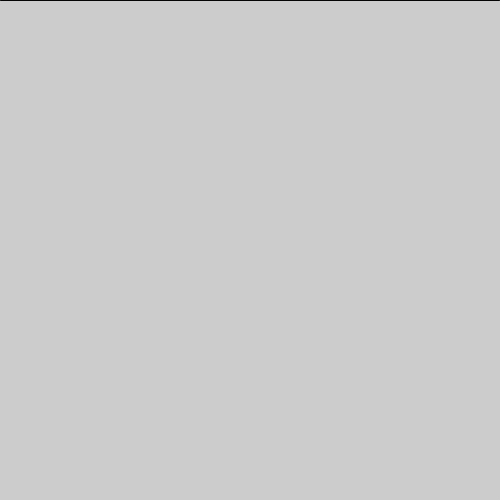
Frame 1 (no input)
Frame 60 (the mouse pressed at the canvas centre just before this capture): identical to frame 1, image omitted
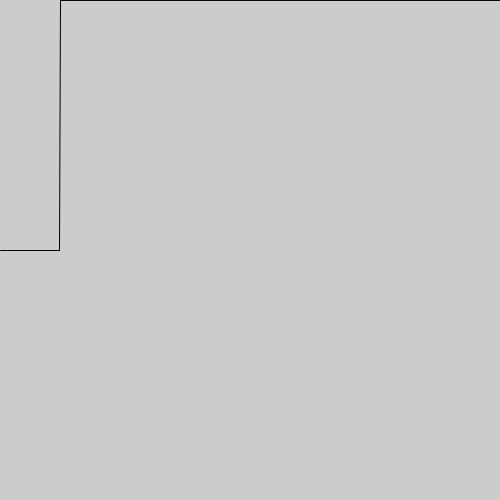
Frame 120 (the mouse held since frame 60 and released just before this capture)

The Processing sketch that drew these frames (run headless with seeded random() and noise(); from frame 60 on, the mouse is pressed at the canvas centre):

// Processing sketch: processing_103861
// ── processing_103861.pde

int[] y;
void setup() {
size(500, 500);
y = new int[width];
} 
void draw() {
background(204); //Desplaza los valores a la derecha 
for (int i = y.length-1; i > 0; i--) {
y[i] = y[i-1];
} //Agrega nuevos valores al comienzo
y[0] = constrain(mouseY, 0, height-1);
//Muestra cada par de valores como una línea
for (int i = 1; i < y.length; i++) {
line(i, y[i], i-1, y[i-1]);
}
}
